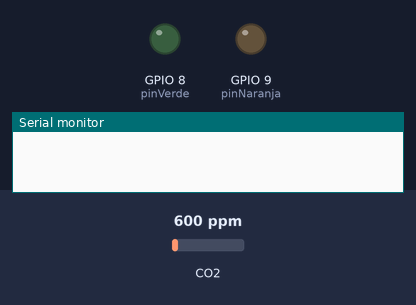
A sketch run on a simulated ESP32. Shown: output pins drawn as LEDs (lit = HIGH), the last lines printed to the serial monitor. The inputs (shaded band) are chosen by the test bench; at power-on: CO2 600 ppm. WiFi joins after 1.5 s; servers stay silent unless stated.

Above: at 0.1 s.
At 15.4 s:
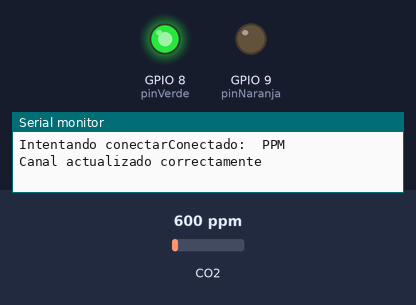
Timing chart, 0 to 16.9 s (numbered marks = the images above):
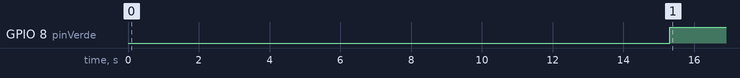

Measured:
- by itself, GPIO 8 (pinVerde): LOW → HIGH at 15.3 s

The sketch:

SENSOR-CO2.ino
```cpp
#include "MQ135.h"
#include <WiFi.h>
#include <Wire.h>
#include <ThingSpeak.h>
//Usado para macar diferencias entre estados
#define pinVerde 8
#define pinNaranja 9
#define pinRojo 8

float R0CO2 = 104883.01;
int air_quality;

const char* ssid = "";
const char* password = "";
WiFiClient client;
unsigned long myChannelNumber = 1;
const char *myWriteAPIKey = "EKWSP6GJJKE345ZJ";
unsigned long lastime = 0;
unsigned long timeDelay = 10000;

void setup() {
  // put your setup code here, to run once:
  Serial.begin(115200);
  pinMode(pinVerde, OUTPUT);
  pinMode(pinNaranja, OUTPUT);
  pinMode(pinRojo, OUTPUT);
  pinMode(34, INPUT);
  WiFi.mode(WIFI_STA);
  ThingSpeak.begin(client);
}

void loop() {
  //Conexion a internet
  if( (millis() - lastime) > timeDelay ){
    //Coneccion o reconextar WiFi
    if(WiFi.status() != WL_CONNECTED){
      Serial.print("Intentando conectar");
      while(WiFi.status() != WL_CONNECTED){
        WiFi.begin(ssid, password);
        delay(5000);
      }
      Serial.print("\Conectado: ");
    }
    //Valor dado por el sensor
    MQ135 gasSensor = MQ135(34);

    float air_quality = gasSensor.getPPM(); //Leido de forma analogica

    float voltaje = air_quality*(5.0/1023.0); // Parte indispensable
    //Serial.println("Voltaje:  ");
    //Serial.println(voltaje);
    float Rs = 1000*( (5-voltaje)/voltaje); // Resistencia del sensor
    double CO2 = 122.06*pow((Rs/R0CO2), -2.845);
    //400 = 122.06 * (Rs/R0CO2^-2,845)
    //Serial.print(air_quality);
    Serial.println(" PPM");
    //Serial.println("-----Valor obtneido del CO2-----");
    //Serial.print(CO2);
    int x = ThingSpeak.writeField(myChannelNumber, 1, air_quality, myWriteAPIKey);
    if(x == 200){
      Serial.println("Canal actualizado correctamente");
    }else{
      Serial.println("Existe un problema en la actualziacion del canal " + String(x));
    }
    lastime = millis();

    //Impresion de leds
    if(CO2 >= 900){
      digitalWrite(pinRojo, HIGH);
    }
    if(CO2 >= 400 && CO2 < 900 ){
      digitalWrite(pinNaranja, HIGH);
    }
    if(CO2 > 0.4 && CO2 < 400){
      digitalWrite(pinVerde, HIGH);
    }
  }
  // put your main code here, to run repeatedly:

}
```
